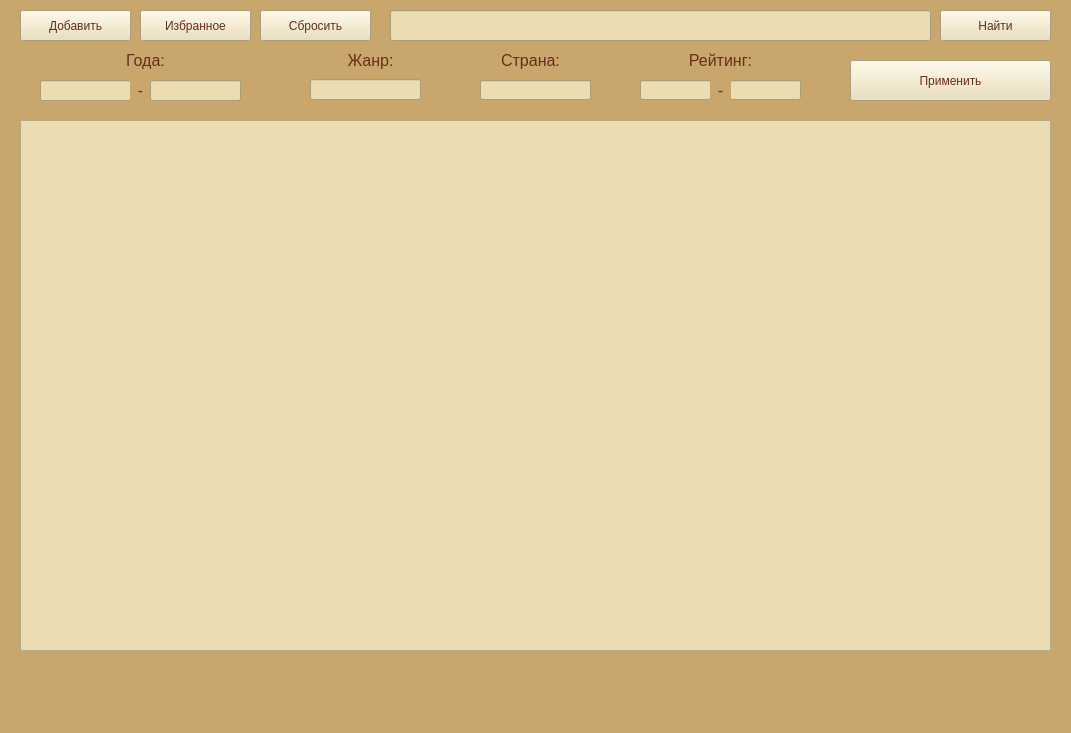
<?xml version="1.0" encoding="UTF-8"?>
<ui version="4.0">
 <class>MainWindow</class>
 <widget class="QMainWindow" name="MainWindow">
  <property name="geometry">
   <rect>
    <x>0</x>
    <y>0</y>
    <width>1071</width>
    <height>733</height>
   </rect>
  </property>
  <property name="windowTitle">
   <string>MainWindow</string>
  </property>
  <property name="styleSheet">
   <string notr="true">background-color: #C9A66B</string>
  </property>
  <widget class="QWidget" name="centralwidget">
   <widget class="QPushButton" name="btn_append_film">
    <property name="geometry">
     <rect>
      <x>20</x>
      <y>10</y>
      <width>111</width>
      <height>31</height>
     </rect>
    </property>
    <property name="styleSheet">
     <string notr="true">background-color:#EBDCB2;
color:#662E1C</string>
    </property>
    <property name="text">
     <string>Добавить</string>
    </property>
   </widget>
   <widget class="QLineEdit" name="pole_enter_film">
    <property name="geometry">
     <rect>
      <x>390</x>
      <y>10</y>
      <width>541</width>
      <height>31</height>
     </rect>
    </property>
    <property name="font">
     <font>
      <pointsize>12</pointsize>
     </font>
    </property>
    <property name="styleSheet">
     <string notr="true">background-color:#EBDCB2;
color:#662E1C;</string>
    </property>
   </widget>
   <widget class="QPushButton" name="find_btn">
    <property name="geometry">
     <rect>
      <x>940</x>
      <y>10</y>
      <width>111</width>
      <height>31</height>
     </rect>
    </property>
    <property name="styleSheet">
     <string notr="true">background-color:#EBDCB2;
color:#662E1C</string>
    </property>
    <property name="text">
     <string>Найти</string>
    </property>
   </widget>
   <widget class="QPushButton" name="btn_favourites">
    <property name="geometry">
     <rect>
      <x>140</x>
      <y>10</y>
      <width>111</width>
      <height>31</height>
     </rect>
    </property>
    <property name="styleSheet">
     <string notr="true">background-color:#EBDCB2;
color:#662E1C</string>
    </property>
    <property name="text">
     <string>Избранное</string>
    </property>
    <property name="autoDefault">
     <bool>false</bool>
    </property>
    <property name="default">
     <bool>false</bool>
    </property>
    <property name="flat">
     <bool>false</bool>
    </property>
   </widget>
   <widget class="QTableView" name="tableFilms">
    <property name="geometry">
     <rect>
      <x>20</x>
      <y>120</y>
      <width>1031</width>
      <height>531</height>
     </rect>
    </property>
    <property name="font">
     <font>
      <pointsize>12</pointsize>
     </font>
    </property>
    <property name="styleSheet">
     <string notr="true">background-color:#EBDCB2</string>
    </property>
   </widget>
   <widget class="QLineEdit" name="le_fir_year">
    <property name="geometry">
     <rect>
      <x>40</x>
      <y>80</y>
      <width>91</width>
      <height>21</height>
     </rect>
    </property>
    <property name="styleSheet">
     <string notr="true">background-color:#EBDCB2;
color:#662E1C</string>
    </property>
   </widget>
   <widget class="QLabel" name="label_7">
    <property name="geometry">
     <rect>
      <x>120</x>
      <y>50</y>
      <width>51</width>
      <height>21</height>
     </rect>
    </property>
    <property name="font">
     <font>
      <pointsize>12</pointsize>
     </font>
    </property>
    <property name="styleSheet">
     <string notr="true">color:#662E1C</string>
    </property>
    <property name="text">
     <string>Года:</string>
    </property>
    <property name="alignment">
     <set>Qt::AlignCenter</set>
    </property>
   </widget>
   <widget class="QLabel" name="label_9">
    <property name="geometry">
     <rect>
      <x>130</x>
      <y>80</y>
      <width>21</width>
      <height>20</height>
     </rect>
    </property>
    <property name="font">
     <font>
      <pointsize>12</pointsize>
     </font>
    </property>
    <property name="styleSheet">
     <string notr="true">color:#662E1C</string>
    </property>
    <property name="text">
     <string>-</string>
    </property>
    <property name="alignment">
     <set>Qt::AlignCenter</set>
    </property>
   </widget>
   <widget class="QLineEdit" name="le_sec_year">
    <property name="geometry">
     <rect>
      <x>150</x>
      <y>80</y>
      <width>91</width>
      <height>21</height>
     </rect>
    </property>
    <property name="styleSheet">
     <string notr="true">background-color:#EBDCB2;
color:#662E1C</string>
    </property>
   </widget>
   <widget class="QPushButton" name="btn_reset">
    <property name="geometry">
     <rect>
      <x>260</x>
      <y>10</y>
      <width>111</width>
      <height>31</height>
     </rect>
    </property>
    <property name="styleSheet">
     <string notr="true">background-color:#EBDCB2;
color:#662E1C</string>
    </property>
    <property name="text">
     <string>Сбросить</string>
    </property>
    <property name="autoDefault">
     <bool>false</bool>
    </property>
    <property name="default">
     <bool>false</bool>
    </property>
    <property name="flat">
     <bool>false</bool>
    </property>
   </widget>
   <widget class="QLabel" name="label_10">
    <property name="geometry">
     <rect>
      <x>340</x>
      <y>50</y>
      <width>61</width>
      <height>21</height>
     </rect>
    </property>
    <property name="font">
     <font>
      <pointsize>12</pointsize>
     </font>
    </property>
    <property name="styleSheet">
     <string notr="true">color:#662E1C</string>
    </property>
    <property name="text">
     <string>Жанр:</string>
    </property>
    <property name="alignment">
     <set>Qt::AlignCenter</set>
    </property>
   </widget>
   <widget class="QLineEdit" name="le_genre">
    <property name="geometry">
     <rect>
      <x>310</x>
      <y>79</y>
      <width>111</width>
      <height>21</height>
     </rect>
    </property>
    <property name="styleSheet">
     <string notr="true">background-color:#EBDCB2;
color:#662E1C</string>
    </property>
   </widget>
   <widget class="QLabel" name="label_11">
    <property name="geometry">
     <rect>
      <x>490</x>
      <y>50</y>
      <width>81</width>
      <height>21</height>
     </rect>
    </property>
    <property name="font">
     <font>
      <pointsize>12</pointsize>
     </font>
    </property>
    <property name="styleSheet">
     <string notr="true">color:#662E1C</string>
    </property>
    <property name="text">
     <string>Страна:</string>
    </property>
    <property name="alignment">
     <set>Qt::AlignCenter</set>
    </property>
   </widget>
   <widget class="QLineEdit" name="le_country">
    <property name="geometry">
     <rect>
      <x>480</x>
      <y>80</y>
      <width>111</width>
      <height>20</height>
     </rect>
    </property>
    <property name="styleSheet">
     <string notr="true">background-color:#EBDCB2;
color:#662E1C</string>
    </property>
   </widget>
   <widget class="QLabel" name="label_12">
    <property name="geometry">
     <rect>
      <x>680</x>
      <y>50</y>
      <width>81</width>
      <height>21</height>
     </rect>
    </property>
    <property name="font">
     <font>
      <pointsize>12</pointsize>
     </font>
    </property>
    <property name="styleSheet">
     <string notr="true">color:#662E1C</string>
    </property>
    <property name="text">
     <string>Рейтинг:</string>
    </property>
    <property name="alignment">
     <set>Qt::AlignCenter</set>
    </property>
   </widget>
   <widget class="QLineEdit" name="le_fir_rate">
    <property name="geometry">
     <rect>
      <x>640</x>
      <y>80</y>
      <width>71</width>
      <height>20</height>
     </rect>
    </property>
    <property name="styleSheet">
     <string notr="true">background-color:#EBDCB2;
color:#662E1C</string>
    </property>
   </widget>
   <widget class="QPushButton" name="btn_apply_filter">
    <property name="geometry">
     <rect>
      <x>850</x>
      <y>60</y>
      <width>201</width>
      <height>41</height>
     </rect>
    </property>
    <property name="styleSheet">
     <string notr="true">background-color:#EBDCB2;
color:#662E1C</string>
    </property>
    <property name="text">
     <string>Применить</string>
    </property>
   </widget>
   <widget class="QLineEdit" name="le_sec_rate">
    <property name="geometry">
     <rect>
      <x>730</x>
      <y>80</y>
      <width>71</width>
      <height>20</height>
     </rect>
    </property>
    <property name="styleSheet">
     <string notr="true">background-color:#EBDCB2;
color:#662E1C</string>
    </property>
   </widget>
   <widget class="QLabel" name="label_13">
    <property name="geometry">
     <rect>
      <x>710</x>
      <y>80</y>
      <width>21</width>
      <height>20</height>
     </rect>
    </property>
    <property name="font">
     <font>
      <pointsize>12</pointsize>
     </font>
    </property>
    <property name="styleSheet">
     <string notr="true">color:#662E1C</string>
    </property>
    <property name="text">
     <string>-</string>
    </property>
    <property name="alignment">
     <set>Qt::AlignCenter</set>
    </property>
   </widget>
  </widget>
  <widget class="QMenuBar" name="menubar">
   <property name="geometry">
    <rect>
     <x>0</x>
     <y>0</y>
     <width>1071</width>
     <height>21</height>
    </rect>
   </property>
  </widget>
  <widget class="QStatusBar" name="statusbar"/>
 </widget>
 <resources/>
 <connections/>
</ui>
